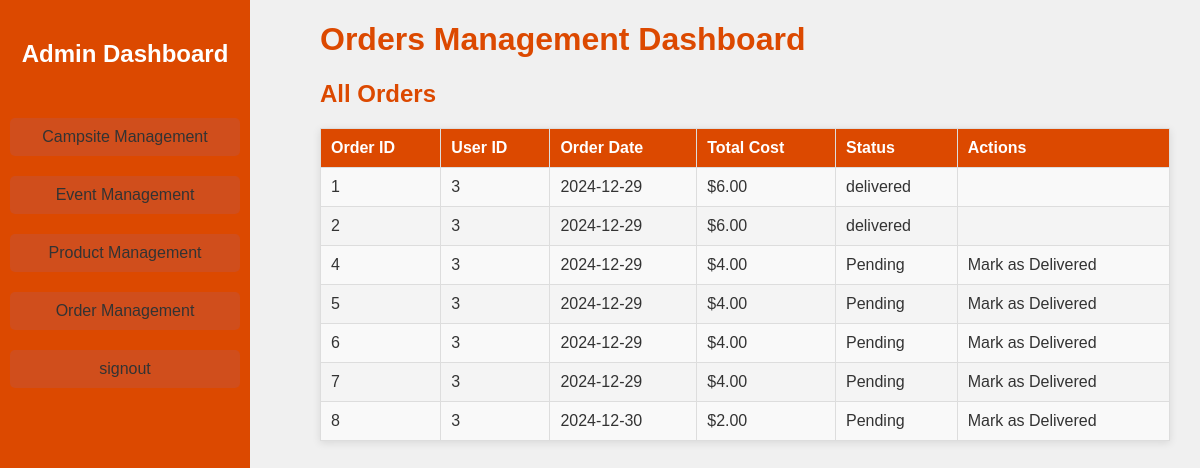
The page /dashboard/order/index.php on the database as committed earlier.
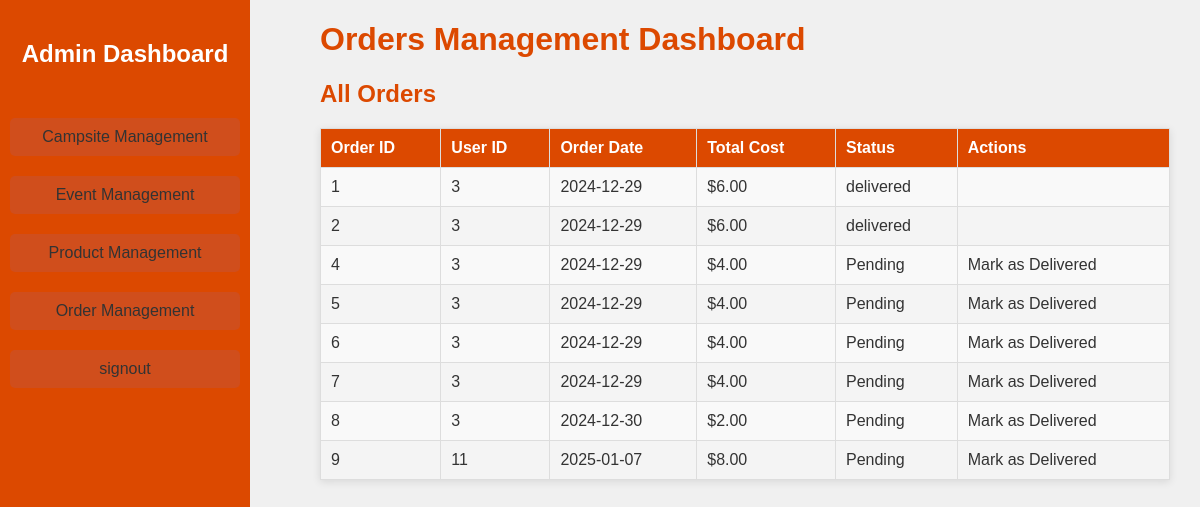
The same page on the database as committed later.
### tables this page shows
CREATE TABLE `orders` (
  `order_id` int(11) NOT NULL,
  `user_id` int(11) NOT NULL,
  `orderDate` date NOT NULL,
  `totalCost` int(11) NOT NULL,
  `status` varchar(60) NOT NULL
);

### dashboard/order/index.php (the view, shortened to what this page needs)
<?php
include '../../connection.php';
$sql = "SELECT * FROM orders";
$result = $conn->query($sql);
?>
<!DOCTYPE html>
<html lang="en">
<head>
  <link rel="stylesheet" href="../../css/dashboard.css">
</head>
<body>
  <?php include "../../component/sidebar.php"; ?>
  <div class="container" style="padding-left: 320px; padding-right: 30px">
    <h1>Orders Management Dashboard</h1>
    <h2>All Orders</h2>
    <table>
      <thead>
        <tr>
          <th>Order ID</th>
          <th>User ID</th>
          <th>Order Date</th>
          <th>Total Cost</th>
          <th>Status</th>
          <th>Actions</th>
        </tr>
      </thead>
      <tbody>
        <?php
        if ($result->num_rows > 0) {
          while ($row = $result->fetch_assoc()) {
            $status = $row["status"];
            echo "<tr>
                    <td>" . $row["order_id"] . "</td>
                    <td>" . $row["user_id"] . "</td>
                    <td>" . $row["orderDate"] . "</td>
                    <td>$" . number_format($row["totalCost"], 2) . "</td>
                    <td>" . $status . "</td>
                    <td>";
            if ($status == "Pending") {
              echo "<a href='update_status.php?order_id=" . $row["order_id"] . "' class='btn btn-primary'>Mark as Delivered</a>";
            }
            echo "</td></tr>";
          }
        } else {
          echo "<tr><td colspan='6'>No orders found.</td></tr>";
        }
        ?>
      </tbody>
    </table>
  </div>
</body>
</html>

Rows that differ between the two databases and show on the page:
added orders: order_id "9", user "11", orderDate "2025-01-07", totalCost "8.00", status "Pending"
